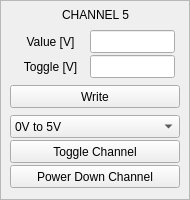
     <widget class="QFrame" name="frame_20">
      <property name="geometry">
       <rect>
        <x>420</x>
        <y>220</y>
        <width>190</width>
        <height>200</height>
       </rect>
      </property>
      <property name="frameShape">
       <enum>QFrame::StyledPanel</enum>
      </property>
      <property name="frameShadow">
       <enum>QFrame::Raised</enum>
      </property>
      <widget class="QLabel" name="label_74">
       <property name="geometry">
        <rect>
         <x>0</x>
         <y>5</y>
         <width>191</width>
         <height>20</height>
        </rect>
       </property>
       <property name="text">
        <string>CHANNEL 5</string>
       </property>
       <property name="alignment">
        <set>Qt::AlignCenter</set>
       </property>
      </widget>
      <widget class="QLineEdit" name="ledt_wr5_t1">
       <property name="geometry">
        <rect>
         <x>90</x>
         <y>55</y>
         <width>85</width>
         <height>23</height>
        </rect>
       </property>
      </widget>
      <widget class="QLabel" name="label_75">
       <property name="geometry">
        <rect>
         <x>10</x>
         <y>30</y>
         <width>81</width>
         <height>23</height>
        </rect>
       </property>
       <property name="text">
        <string>Value [V]</string>
       </property>
       <property name="alignment">
        <set>Qt::AlignCenter</set>
       </property>
      </widget>
      <widget class="QPushButton" name="pB_wr_up5_t">
       <property name="geometry">
        <rect>
         <x>10</x>
         <y>85</y>
         <width>170</width>
         <height>23</height>
        </rect>
       </property>
       <property name="text">
        <string>Write</string>
       </property>
      </widget>
      <widget class="QPushButton" name="pB_pd5_t">
       <property name="geometry">
        <rect>
         <x>10</x>
         <y>165</y>
         <width>170</width>
         <height>23</height>
        </rect>
       </property>
       <property name="text">
        <string>Power Down Channel</string>
       </property>
       <property name="checkable">
        <bool>false</bool>
       </property>
      </widget>
      <widget class="QLabel" name="label_76">
       <property name="geometry">
        <rect>
         <x>10</x>
         <y>55</y>
         <width>81</width>
         <height>23</height>
        </rect>
       </property>
       <property name="text">
        <string>Toggle [V]</string>
       </property>
       <property name="alignment">
        <set>Qt::AlignCenter</set>
       </property>
      </widget>
      <widget class="QLineEdit" name="ledt_wr5_t0">
       <property name="geometry">
        <rect>
         <x>90</x>
         <y>30</y>
         <width>85</width>
         <height>23</height>
        </rect>
       </property>
      </widget>
      <widget class="QComboBox" name="cBox_span5_t">
       <property name="geometry">
        <rect>
         <x>10</x>
         <y>115</y>
         <width>170</width>
         <height>23</height>
        </rect>
       </property>
       <property name="sizePolicy">
        <sizepolicy hsizetype="Preferred" vsizetype="Fixed">
         <horstretch>0</horstretch>
         <verstretch>0</verstretch>
        </sizepolicy>
       </property>
       <item>
        <property name="text">
         <string>0V to 5V </string>
        </property>
       </item>
       <item>
        <property name="text">
         <string>-2.5V to + 2.5V</string>
        </property>
       </item>
       <item>
        <property name="text">
         <string>-5V to +5V</string>
        </property>
       </item>
      </widget>
      <widget class="QPushButton" name="pB_toggle_s_5">
       <property name="geometry">
        <rect>
         <x>10</x>
         <y>140</y>
         <width>170</width>
         <height>23</height>
        </rect>
       </property>
       <property name="text">
        <string>Toggle Channel</string>
       </property>
       <property name="checkable">
        <bool>true</bool>
       </property>
      </widget>
     </widget>
